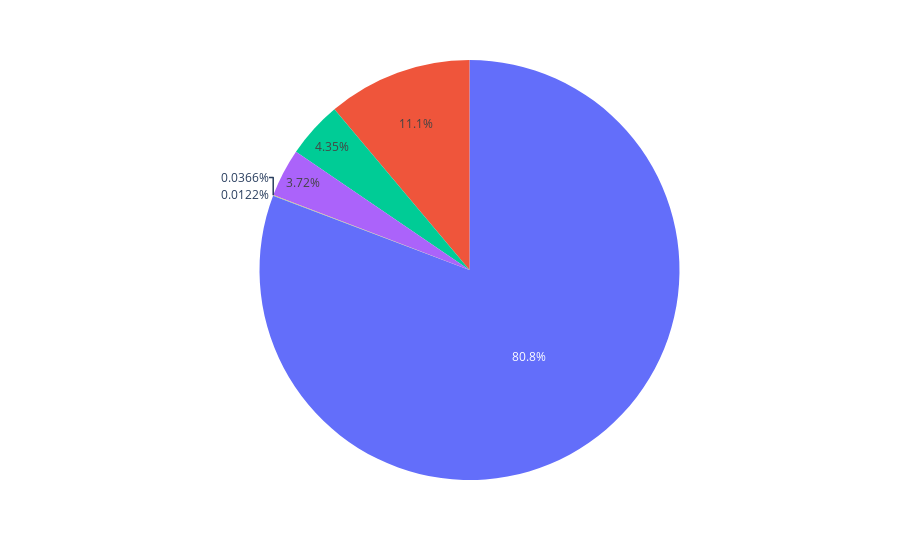

This figure's notebook cell:
### Code cell
figure = px.pie(labels=ratings.index, values=ratings.values)
figure.show()

### Figure 1 — Plotly figure (JSON) as saved in the notebook; plotly's stock layout.template omitted (floating-point values rounded to 4 significant figures)
{"data": [{"domain": {"x": [0, 1], "y": [0, 1]}, "hovertemplate": "value=%{value}<extra></extra>", "legendgroup": "", "name": "", "showlegend": false, "type": "pie", "values": [6621, 912, 357, 305, 3, 1]}], "layout": {"legend": {"tracegroupgap": 0}, "margin": {"t": 60}}}
